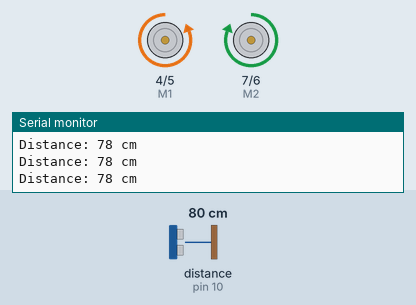
Simulated run of this sketch. Board: Arduino Uno, built with avr-gcc and run on an emulated ATmega328P. Shown: direction and speed pins drawn as motors (green arrow = direction pin HIGH = forward, orange = LOW = backward, longer = more drive), the last lines printed to the serial monitor. Wiring (inferred from the names in the program): ultrasonic range finder: trigger pin 9; echo pin 10. The test bench sets the inputs (shaded band); at power-on: distance to the obstacle (sensor on pin 10) 80 cm. The echo pulse lasts 58.3 µs per cm.

Above: at 1.3 s.
1.4 s: distance to the obstacle (sensor on pin 10) set to 29 cm
2.9 s: distance to the obstacle (sensor on pin 10) set to 24 cm
At 3.27 s:
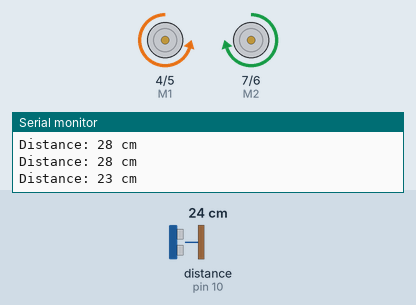
At 5.2 s:
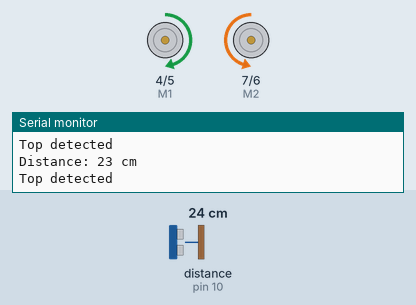
Timing chart, 0 to 6.7 s (numbered marks = the images above; inputs shaded):
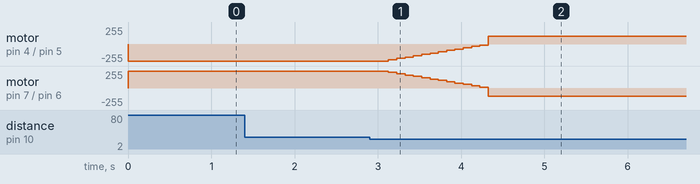

The sketch:

MotorControl.ino
```cpp
#define TRIG_PIN 9
#define ECHO_PIN 10


//Arduino PWM Speed Control：
int E1 = 5;
int M1 = 4;
int E2 = 6;
int M2 = 7;

bool branchDetected = false;

void setup()
{
    Serial.begin(9600);

    pinMode(M1, OUTPUT);
    pinMode(M2, OUTPUT);

    pinMode(TRIG_PIN, OUTPUT);
    pinMode(ECHO_PIN, INPUT);
}

void loop()
{
    long duration;
    int distance;

    digitalWrite(TRIG_PIN, LOW);
    delayMicroseconds(2);
    digitalWrite(TRIG_PIN, HIGH);
    delayMicroseconds(10);
    digitalWrite(TRIG_PIN, LOW);

    duration = pulseIn(ECHO_PIN, HIGH);
    distance = duration * 0.034 / 2;

    Serial.print("Distance: ");
    Serial.print(distance);
    Serial.println(" cm");

    if (distance < 25 || branchDetected)
    {

        if (branchDetected == false)
        {
            for (int val = 255; val > 0; val -=20)
            {
                digitalWrite(M1,LOW);
                analogWrite(E1, val);   //PWM Speed Control

                digitalWrite(M2, HIGH);
                analogWrite(E2, val);
                delay(100);
            }
        }
        branchDetected = true;

        Serial.println("Top detected");

        digitalWrite(M1,HIGH);
        analogWrite(E1, 120);   //PWM Speed Control

        digitalWrite(M2, LOW);
        analogWrite(E2, 120);
    }
    else
    {
        digitalWrite(M1,LOW);
        analogWrite(E1, 255);   //PWM Speed Control

        digitalWrite(M2, HIGH);
        analogWrite(E2, 255);
    }

    delay(500);
}
```

Measured:
- the behaviour switches between 26 and 25 cm on distance to the obstacle (sensor on pin 10) (found by bisection; images 0 and 1)
- after the input at 2.9 s, motor on pin 4 (M1) / pin 5 (E1): moves from backward 255/255 to forward 120/255 over 1.2 s, starting after 0.23 s; motor on pin 7 (M2) / pin 6 (E2): moves from forward 255/255 to backward 120/255 over 1.2 s, starting after 0.23 s
